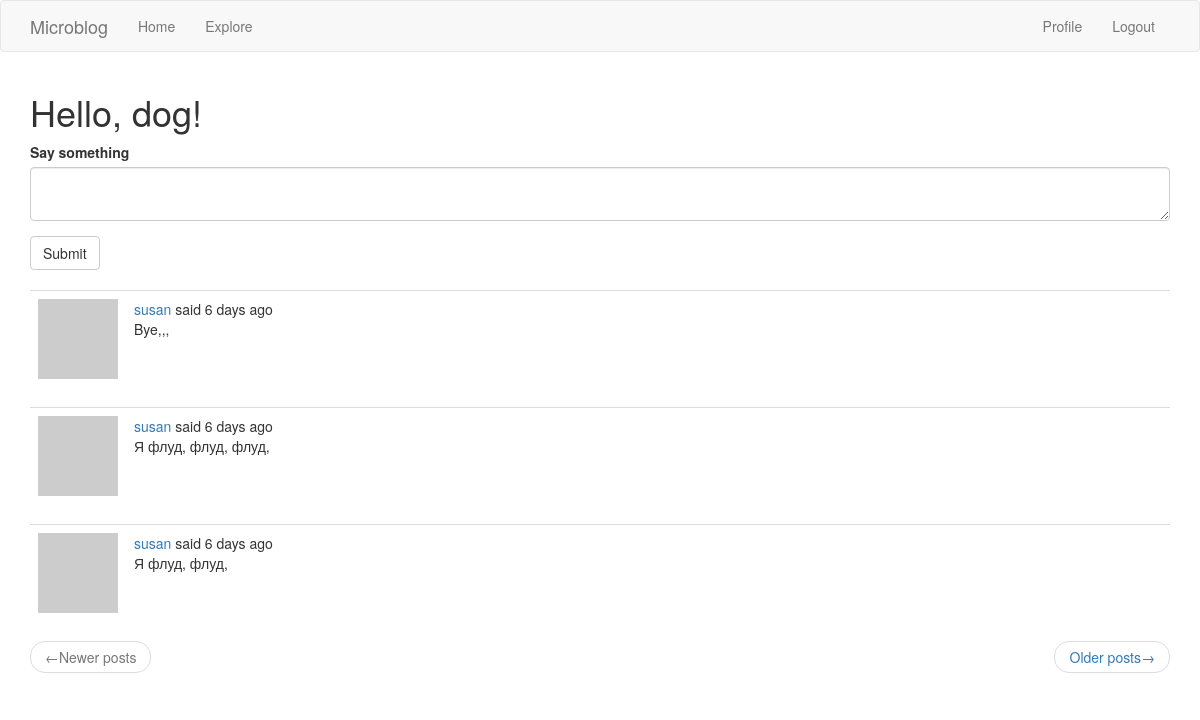
The page /index (signed in) on the database as committed earlier.
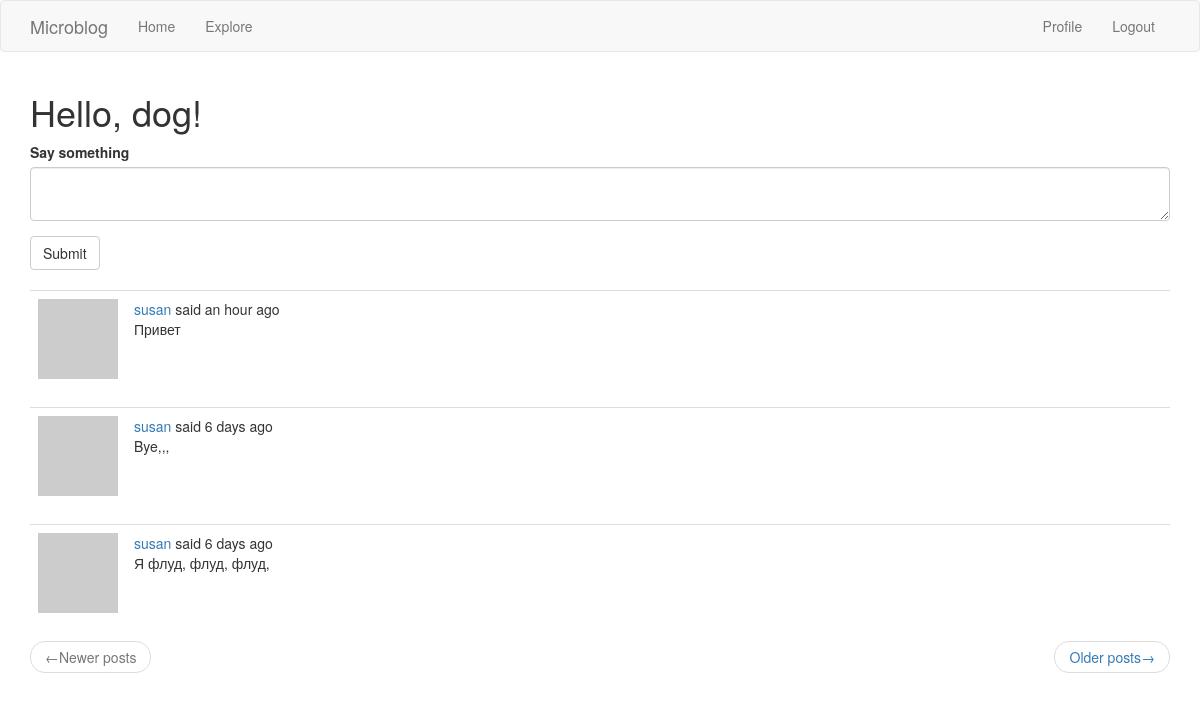
The same page on the database as committed later.
### app/models.py (models this page shows, shortened)
class User(UserMixin, db.Model):
    id = db.Column(
        db.Integer,
        primary_key=True,
    )
    username = db.Column(
        db.String(64),
        index=True,
        unique=True,
    )
    email = db.Column(
        db.String(120),
        index=True,
        unique=True,
    )
    password_hash = db.Column(
        db.String(128),
    )
    about_me = db.Column(
        db.String(140)
    )
    last_seen = db.Column(
        db.DateTime, default=datetime.utcnow
    )
    posts = db.relationship(
        'Post',
        backref='author',
        lazy='dynamic',
    )
    followed = db.relationship(
        'User',
        secondary=followers,
        primaryjoin=(followers.c.follower_id == id),
        secondaryjoin=(followers.c.followed_id == id),
        backref=db.backref('followers', lazy='dynamic'),
        lazy='dynamic',
    )
    def avatar(self, size):
        digest = md5(self.email.lower().encode('utf-8')).hexdigest()
        return f'https://www.gravatar.com/avatar/{digest}?d=identicon&s={size}'
    def followed_posts(self):
        followed = Post.query.join(
            followers, (followers.c.followed_id == Post.user_id)
        ).filter(followers.c.follower_id == self.id)
        own = Post.query.filter_by(user_id=self.id)
        return followed.union(own).order_by(Post.timestamp.desc())

class Post(db.Model):
    id = db.Column(
        db.Integer,
        primary_key=True,
    )
    body = db.Column(
        db.String(140),
    )
    timestamp = db.Column(
        db.DateTime,
        index=True,
        default=datetime.utcnow,
    )
    user_id = db.Column(
        db.Integer(),
        db.ForeignKey('user.id'),
    )

### app/routes.py (the view)
@app.route('/', methods=['GET', 'POST'])
@app.route('/index', methods=['GET', 'POST'])
@login_required
def index():
    form = PostForm()
    if form.validate_on_submit():
        post = Post(body=form.post.data, author=current_user)
        db.session.add(post)
        db.session.commit()
        flash(_('Your post is now live!'))
        return redirect(url_for('index'))
    page = request.args.get('page', 1, type=int)
    posts = current_user.followed_posts().paginate(
        page=page, per_page=app.config['POSTS_PER_PAGE'], error_out=False)
    next_url = url_for('index', page=posts.next_num) \
        if posts.has_next else None
    prev_url = url_for('index', page=posts.prev_num) \
        if posts.has_prev else None
    context = {
        'title': 'Home Page',
        'form': form,
        'posts': posts.items,
        'next_url': next_url,
        'prev_url': prev_url,
    }
    return render_template('index.html', **context)

### app/forms.py
class PostForm(FlaskForm):
    post = TextAreaField(
        _l('Say something'),
        validators=[DataRequired(), Length(min=1, max=140)]
    )
    submit = SubmitField(_('Submit'))

### app/models.py (called while the page is built)
@login.user_loader
def load_user(id):
    return User.query.get(int(id))

### app/routes.py (called while the page is built)
@app.before_request
def before_request():
    if current_user.is_authenticated:
        current_user.last_seen = datetime.utcnow()
        db.session.commit()
    g.locale = str(get_locale())

### app/templates/index.html
{% extends 'base.html' %}
{% import 'bootstrap/wtf.html' as wtf %}
{% block app_content %}
  <h1>{{ _('Hello') }}, {{ current_user.username }}!</h1>
  {% if form %}
    {{ wtf.quick_form(form) }}
    <br>
  {% endif %}
  {% for post in posts %}
      {% include '_post.html' %}
  {% endfor %}
  <nav aria-label="...">
    <ul class="pager">
      <li class="previous {% if not prev_url %} disabled {% endif %}">
        <a href="{{ prev_url or '#' }}">
          <span aria-hidden="true">&larr;</span>{{ _('Newer posts') }}
        </a>
      </li>
      <li class="next {% if not next_url %} disabled {% endif %}">
        <a href="{{ next_url or '#' }}">
          {{ _('Older posts') }}<span aria-hidden="true">&rarr;</span>
        </a>
      </li>
    </ul>
  </nav>
{% endblock app_content %}

### app/templates/base.html (shortened to what this page needs)
{% extends 'bootstrap/base.html' %}
{% block navbar %}
  <nav class="navbar navbar-default">
    <div class="container">
      <div class="navbar-header">
        <a class="navbar-brand" href="{{ url_for('index') }}">{{ _('Microblog') }}</a>
      </div>
      <div class="collapse navbar-collapse" id="bs-example-navbar-collapse-1">
        <ul class="nav navbar-nav">
          <li><a href="{{ url_for('index') }}">{{ _('Home') }}</a></li>
          <li><a href="{{ url_for('explore') }}">{{ _('Explore') }}</a></li>
        </ul>
        <ul class="nav navbar-nav navbar-right">
          {% if current_user.is_anonymous %}
            <li><a href="{{ url_for('login') }}">{{ _('Login') }}</a></li>
          {% else %}
            <li><a href="{{ url_for('user', username=current_user.username) }}">{{ _('Profile') }}</a></li>
            <li><a href="{{ url_for('logout') }}">{{ _('Logout') }}</a></li>
          {% endif %}
        </ul>
      </div>
    </div>
  </nav>
{% endblock navbar %}
{% block content %}
  <div class="container">
    {% block app_content %}
    {% endblock app_content %}
  </div>
{% endblock content %}

### app/templates/_post.html (shortened to what this page needs)
<table class="table table-hover">
  <tr>
    <td width="70px">
      <a href="{{ url_for('user', username=post.author.username) }}">
        <img src="{{ post.author.avatar(70) }}">
      </a>
    </td>
    <td>
      {{ _('%(username)s said %(when)s', username=user_link, when=moment(post.timestamp).fromNow()) }}
      <br>
      {{ post.body }}
    </td>
  </tr>
</table>

Rows that differ between the two databases and show on the page:
no longer on this page (row unchanged): Post: body "Я флуд, флуд,"
added Post: body "Привет"
